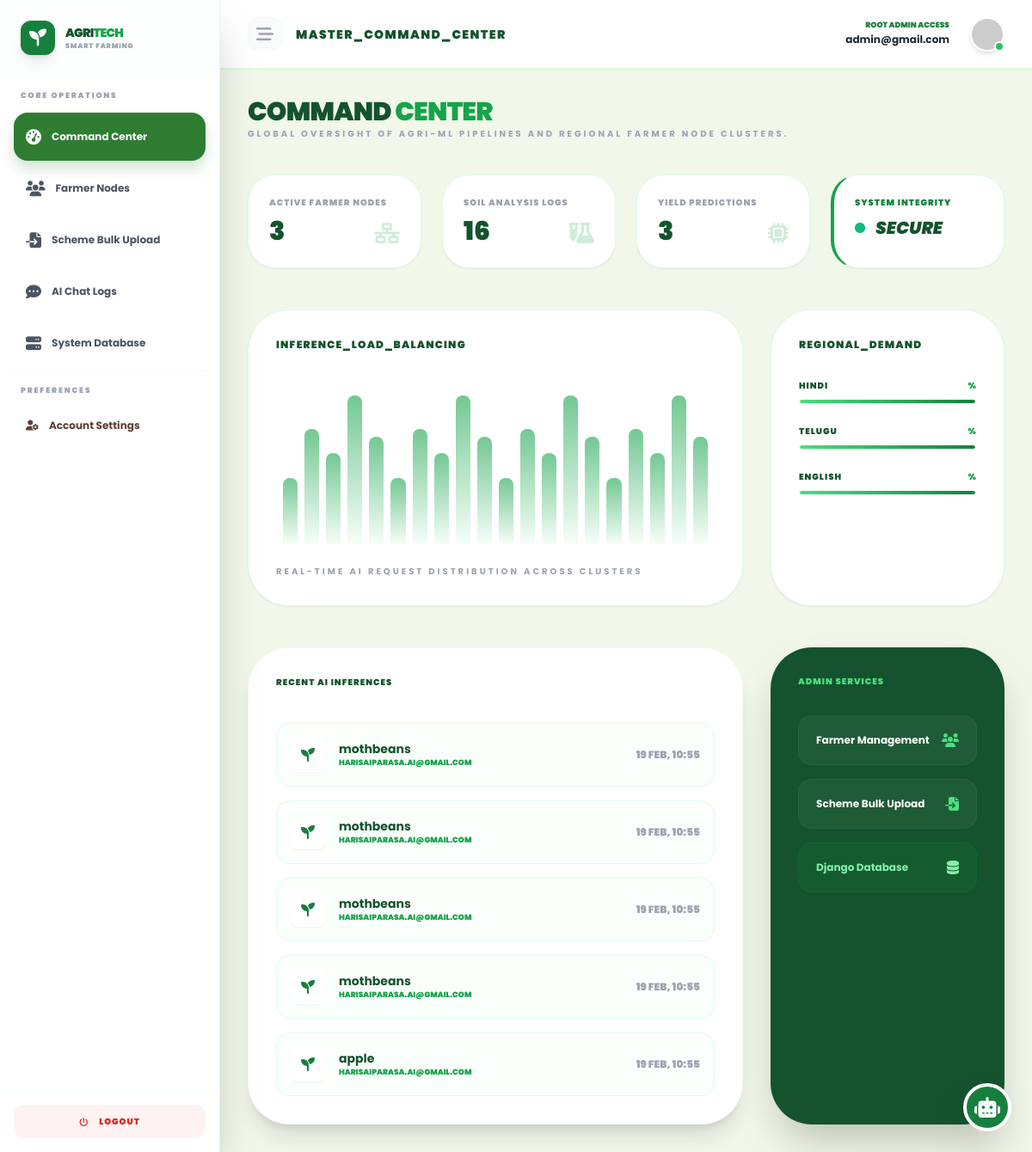
Page /en/admin-center/ (signed in) on the committed database.
### accounts/models.py (models this page shows, shortened)
class User(AbstractUser):
    username = None
    email = models.EmailField(unique=True)
    is_verified = models.BooleanField(default=False)
    login_count = models.PositiveIntegerField(default=0)
    USERNAME_FIELD = 'email'
    REQUIRED_FIELDS = []
    objects = CustomUserManager()

### ml/models.py (models this page shows, shortened)
class CropRecommendationLog(models.Model):
    user = models.ForeignKey(settings.AUTH_USER_MODEL, on_delete=models.CASCADE)
    n_value = models.FloatField(verbose_name="Nitrogen")
    p_value = models.FloatField(verbose_name="Phosphorus")
    k_value = models.FloatField(verbose_name="Potassium")
    ph_value = models.FloatField(verbose_name="Soil pH")
    temperature = models.FloatField()
    humidity = models.FloatField()
    rainfall = models.FloatField()
    recommended_crop = models.CharField(max_length=100)
    timestamp = models.DateTimeField(auto_now_add=True)

### portal/views.py (the view)
# urls.py: path('admin-center/', portal_views.admin_dashboard_view, name='admin_dashboard'),
@user_passes_test(lambda u: u.is_superuser)
def admin_dashboard_view(request):
    from django.utils import timezone
    from datetime import timedelta
    last_week = timezone.now() - timedelta(days=7)
    context = {
        'total_users': User.objects.filter(is_superuser=False).count(),
        'total_logs': CropRecommendationLog.objects.count(),
        'total_yields': YieldPredictionLog.objects.count(),
        'recent_activity': CropRecommendationLog.objects.filter(timestamp__gte=last_week).count(),
        'recent_logs': CropRecommendationLog.objects.select_related('user').order_by('-timestamp')[:5],
    }
    return render(request, 'dashboards/admin_dashboard.html', context)

### portal/context_processors.py (called while the page is built)
def base_template(request):
    if request.user.is_authenticated:
        return {"base_template": "base2.html"}
    return {"base_template": "base1.html"}

### templates/dashboards/admin_dashboard.html (shortened to what this page needs)
{% extends 'base2.html' %}
{% load i18n %}
{% block page_title %}{% translate "MASTER_COMMAND_CENTER" %}{% endblock %}
{% block content %}
<div class="animate-in fade-in slide-in-from-bottom-4 duration-700">
    <div class="mb-10">
        <h2 class="text-3xl font-black text-green-900 uppercase tracking-tight">
            {% translate "Command" %} <span class="text-green-600">{% translate "Center" %}</span>
        </h2>
        <p class="text-gray-400 text-[10px] font-bold uppercase tracking-[0.3em]">
            {% translate "Global oversight of Agri-ML pipelines and regional farmer node clusters." %}
        </p>
    </div>
    <div class="grid grid-cols-1 md:grid-cols-2 lg:grid-cols-4 gap-6 mb-12">
        <div class="bg-white border border-green-100 p-6 rounded-[2rem] shadow-sm">
            <p class="text-[10px] font-black text-gray-400 uppercase tracking-widest mb-2">{% translate "Active Farmer Nodes" %}</p>
            <div class="flex items-end justify-between">
                <h3 class="text-3xl font-black text-green-900">{{ total_users }}</h3>
                <i class="fa-solid fa-network-wired text-green-600 opacity-20 text-2xl"></i>
            </div>
        </div>
        <div class="bg-white border border-green-100 p-6 rounded-[2rem] shadow-sm">
            <p class="text-[10px] font-black text-gray-400 uppercase tracking-widest mb-2">{% translate "Soil Analysis Logs" %}</p>
            <div class="flex items-end justify-between">
                <h3 class="text-3xl font-black text-green-900">{{ total_logs }}</h3>
                <i class="fa-solid fa-flask-vial text-green-600 opacity-20 text-2xl"></i>
            </div>
        </div>
        <div class="bg-white border border-green-100 p-6 rounded-[2rem] shadow-sm">
            <p class="text-[10px] font-black text-gray-400 uppercase tracking-widest mb-2">{% translate "Yield Predictions" %}</p>
            <div class="flex items-end justify-between">
                <h3 class="text-3xl font-black text-green-900">{{ total_yields }}</h3>
                <i class="fa-solid fa-microchip text-green-600 opacity-20 text-2xl"></i>
            </div>
        </div>
        <div class="bg-white border border-green-100 p-6 rounded-[2rem] shadow-sm border-l-4 border-l-green-600">
            <p class="text-[10px] font-black text-green-700 uppercase tracking-widest mb-2">{% translate "System Integrity" %}</p>
            <div class="flex items-center gap-3">
                <span class="relative flex h-3 w-3">
                    <span class="relative inline-flex rounded-full h-3 w-3 bg-emerald-500"></span>
                </span>
                <h3 class="text-xl font-black text-green-900 uppercase italic">{% translate "Secure" %}</h3>
            </div>
        </div>
    </div>
    <div class="grid lg:grid-cols-3 gap-8 mb-12">
        <div class="lg:col-span-2 bg-white border border-green-100 p-8 rounded-[3rem] shadow-sm">
            <h4 class="text-xs font-black text-green-900 tracking-widest uppercase mb-8">{% translate "INFERENCE_LOAD_BALANCING" %}</h4>
            <div class="h-48 flex items-end gap-2 px-2">
                {% for i in "12345678901234567890" %}
                <div class="flex-1 bg-gradient-to-t from-green-50 to-green-600 rounded-t-lg opacity-60 hover:opacity-100 transition-all"
                     style="height: {% cycle '40' '70' '55' '90' '65' %}%"></div>
                {% endfor %}
            </div>
            <p class="text-[10px] font-bold text-gray-400 mt-6 uppercase tracking-[0.3em]">{% translate "Real-time AI request distribution across clusters" %}</p>
        </div>
        <div class="bg-white border border-green-100 p-8 rounded-[3rem] shadow-sm">
            <h4 class="text-xs font-black text-green-900 tracking-widest mb-8 uppercase">{% translate "REGIONAL_DEMAND" %}</h4>
            <div class="space-y-6">
                {% include "partials/progress_bars.html" with label="Hindi" val=regional_stats.hindi %}
                {% include "partials/progress_bars.html" with label="Telugu" val=regional_stats.telugu %}
                {% include "partials/progress_bars.html" with label="English" val=regional_stats.english %}
            </div>
        </div>
    </div>
    <div class="grid grid-cols-1 lg:grid-cols-3 gap-8">
        <div class="lg:col-span-2 bg-white p-8 rounded-[3rem] shadow-xl border border-green-50">
            <h4 class="font-black text-green-900 uppercase text-[10px] tracking-widest mb-10">{% translate "Recent AI Inferences" %}</h4>
            <div class="space-y-4">
                {% for log in recent_logs %}
                <div class="flex items-center justify-between p-4 bg-green-50/30 rounded-2xl border border-green-100">
                    <div class="flex items-center gap-4">
                        <div class="w-10 h-10 rounded-lg bg-white flex items-center justify-center shadow-sm text-green-700">
                            <i class="fa-solid fa-seedling"></i>
                        </div>
                        <div>
                            <p class="font-bold text-green-900 text-sm">{{ log.recommended_crop }}</p>
                            <p class="text-[9px] text-green-600 font-black uppercase">{{ log.user.email }}</p>
                        </div>
                    </div>
                    <p class="text-xs font-black text-gray-400 uppercase">{{ log.timestamp|date:"d M, H:i" }}</p>
                </div>
                {% empty %}
                <p class="text-center py-10 text-gray-400 text-xs">{% translate "No Inference Data Yet" %}</p>
                {% endfor %}
            </div>
        </div>
        <div class="bg-green-900 p-8 rounded-[3rem] shadow-2xl text-white">
            <h4 class="font-black uppercase text-[10px] tracking-widest mb-8 text-green-400">{% translate "Admin Services" %}</h4>
            <div class="grid grid-cols-1 gap-4">
                <a href="{% url 'accounts:user_directory' %}" class="flex items-center justify-between p-5 bg-white/5 rounded-2xl hover:bg-white/10 transition-all border border-white/5">
                    <span class="text-xs font-bold">{% translate "Farmer Management" %}</span>
                    <i class="fa-solid fa-users text-green-400"></i>
                </a>
                <a href="{% url 'schemes:bulk_upload' %}" class="flex items-center justify-between p-5 bg-white/5 rounded-2xl hover:bg-white/10 transition-all border border-white/5">
                    <span class="text-xs font-bold">{% translate "Scheme Bulk Upload" %}</span>
                    <i class="fa-solid fa-file-import text-green-400"></i>
                </a>
                <a href="/admin/"
                   class="flex items-center justify-between p-5 bg-green-700/20 rounded-2xl hover:bg-green-700/40 transition-all border border-green-700/20">
                    <span class="text-xs font-bold text-green-300">
                        {% translate "Django Database" %}
                    </span>
                    <i class="fa-solid fa-database text-green-300"></i>
                </a>
            </div>
        </div>
    </div>
</div>
{% endblock %}

### templates/base2.html (shortened to what this page needs)
{% load i18n %}
<!DOCTYPE html>
<html lang="{{ LANGUAGE_CODE }}">
<head>
    <script src="https://cdn.tailwindcss.com"></script>
    <link rel="stylesheet" href="https://cdnjs.cloudflare.com/ajax/libs/font-awesome/6.4.0/css/all.min.css">
</head>
<body class="min-h-screen flex">
    <aside id="sidebar" class="w-64 bg-white border-r border-green-100 h-screen flex flex-col sidebar-transition z-50 shrink-0 shadow-2xl">
        <div class="p-6 flex items-center gap-3 border-b border-green-50 bg-green-50/20">
            <div class="relative w-10 h-10 bg-green-700 rounded-xl flex items-center justify-center text-white shadow-lg shrink-0">
                <i class="fa-solid fa-seedling text-xl"></i>
            </div>
            <div class="flex flex-col logo-text">
                <span class="font-black text-sm tracking-tighter text-green-900 uppercase">Agri<span class="text-green-600">Tech</span></span>
                <span class="text-[8px] uppercase tracking-widest font-black text-gray-400">{% translate "Smart Farming" %}</span>
            </div>
        </div>
        <nav id="nav-container" class="flex-1 p-4 space-y-1 overflow-y-auto">
            {% if user.is_superuser %}
                {% include "partials/sidebar_admin.html" %}
            {% else %}
                {% include "partials/sidebar_user.html" %}
            {% endif %}
            <div class="pt-4 mt-4 border-t border-green-50">
                <p class="nav-header text-[9px] font-black text-gray-400 uppercase tracking-[0.2em] ml-2 mb-3">{% translate "Preferences" %}</p>
                <a href="{% url 'profile_settings' %}" class="nav-item flex items-center gap-3 p-3.5 rounded-2xl text-white-600 hover:bg-green-50 transition-all font-bold text-xs ">
                    <i class="fa-solid fa-user-gear"></i>
                    <span class="nav-text">{% translate "Account Settings" %}</span>
                </a>
            </div>
        </nav>
        <div class="p-4 border-t border-green-50">
            <form action="{% url 'accounts:logout' %}" method="post">
                <button type="submit" class="w-full flex items-center justify-center gap-3 p-3 rounded-xl bg-red-50 text-red-600 hover:bg-red-600 hover:text-white transition-all font-black text-[10px] uppercase tracking-widest">
                    <i class="fa-solid fa-power-off"></i>
                    <span class="nav-text">{% translate "Logout" %}</span>
                </button>
            </form>
        </div>
    </aside>
    <div class="flex-1 flex flex-col h-screen overflow-hidden">
        <header class="h-20 bg-white border-b border-green-100 flex items-center justify-between px-8 shrink-0 z-40 shadow-sm">
            <div class="flex items-center gap-4">
                <button onclick="toggleSidebar()" class="w-10 h-10 flex items-center justify-center rounded-xl bg-gray-50 text-gray-400 hover:text-green-700 transition-all border border-green-50">
                    <i class="fa-solid fa-bars-staggered text-xl"></i>
                </button>
                <div class="hidden sm:block">
                    <h2 class="text-sm font-black text-green-900 uppercase tracking-widest">{% block page_title %}{% endblock %}</h2>
                </div>
            </div>
            <div class="flex items-center gap-6">
                <div class="text-right hidden md:block">
                    <p class="text-[9px] font-black text-green-700 uppercase leading-none mb-1">
                        {% if user.is_superuser %}{% translate "ROOT ADMIN ACCESS" %}{% else %}{% translate "VERIFIED FARMER" %}{% endif %}
                    </p>
                    <p class="text-xs font-bold text-gray-800">{{ user.email }}</p>
                </div>
                <div class="relative group cursor-pointer">
                    <img src="https://ui-avatars.com/api/?name={{ user.email }}&background=2E7D32&color=fff&bold=true"
                         class="w-10 h-10 rounded-full border-2 border-white shadow-md" alt="User Profile">
                    <div class="absolute bottom-0 right-0 w-3 h-3 bg-green-500 border-2 border-white rounded-full"></div>
                </div>
            </div>
        </header>
        <section class="flex-1 overflow-y-auto p-8 bg-[#F1F8E9]/50">
            <div class="max-w-7xl mx-auto">
                {% block content %}{% endblock %}
            </div>
        </section>
    </div>
    <div class="fixed bottom-6 right-6 z-50">
        <a href="{% url 'chatbot:chat_home' %}"
           title="{% translate 'Ask AgriExpert AI' %}"
           class="w-14 h-14 bg-green-700 rounded-full flex items-center justify-center text-white shadow-2xl hover:scale-110 hover:rotate-12 transition-all border-4 border-white">
            <i class="fa-solid fa-robot text-2xl"></i>
        </a>
    </div>
</body>
</html>

### templates/base2.html (style rules this page uses)
:root { --primary-green: #2E7D32; --light-green: #A5D6A7; --bg-wash: #F1F8E9; --earth-brown: #5D4037; }
body { font-family: 'Poppins', sans-serif; overflow: hidden; background-color: var(--bg-wash); color: var(--earth-brown); }
.sidebar-transition { transition: all 0.3s cubic-bezier(0.4, 0, 0.2, 1); }

### rows in the picture
User: email "admin@gmail.com"
CropRecommendationLog: recommended_crop "mothbeans", user.email "HARISAIPARASA.AI@GMAIL.COM", timestamp "19 FEB, 10:55"
CropRecommendationLog: recommended_crop "mothbeans", user.email "HARISAIPARASA.AI@GMAIL.COM", timestamp "19 FEB, 10:55"
CropRecommendationLog: recommended_crop "mothbeans", user.email "HARISAIPARASA.AI@GMAIL.COM", timestamp "19 FEB, 10:55"
CropRecommendationLog: recommended_crop "mothbeans", user.email "HARISAIPARASA.AI@GMAIL.COM", timestamp "19 FEB, 10:55"
CropRecommendationLog: recommended_crop "apple", user.email "HARISAIPARASA.AI@GMAIL.COM", timestamp "19 FEB, 10:55"

### other values in the picture
{{ total_users }} "3"
{{ total_logs }} "16"
{{ total_yields }} "3"
